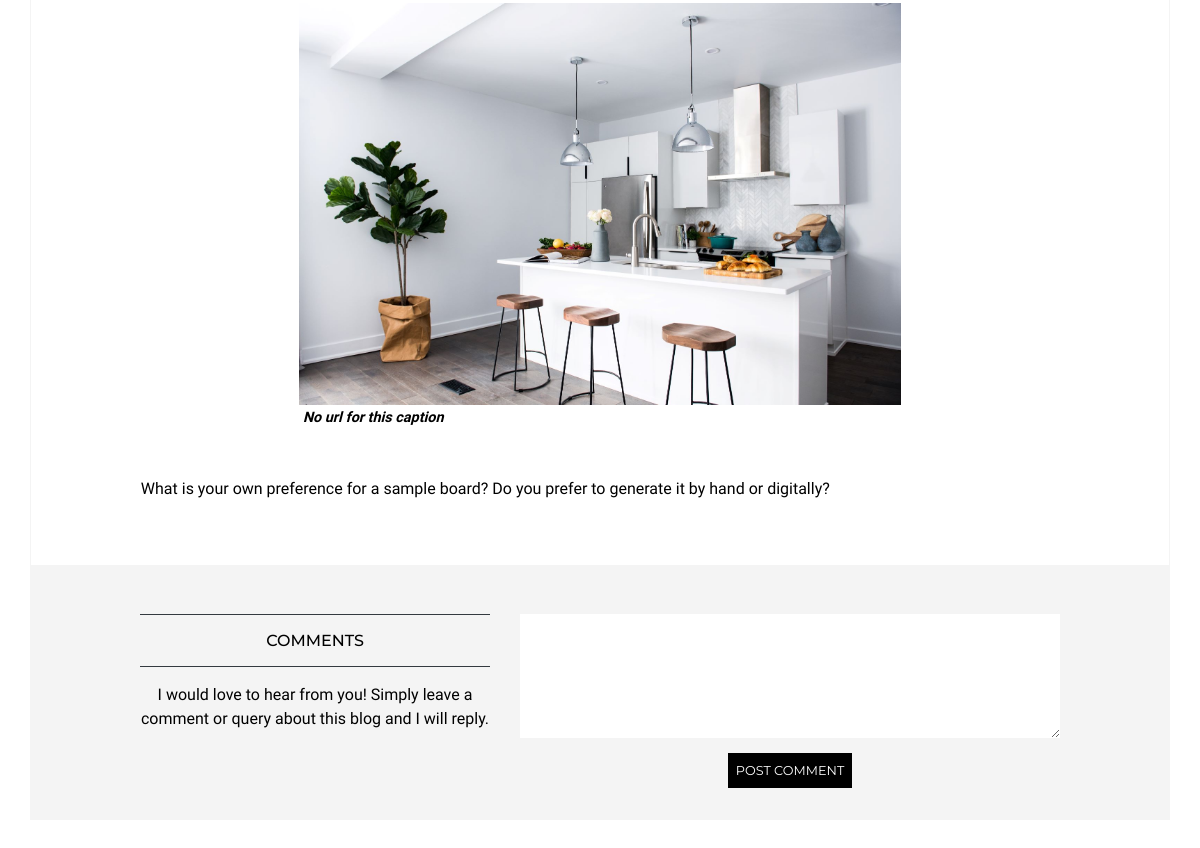
The page /blog/3 (lower part) on the database as committed earlier.
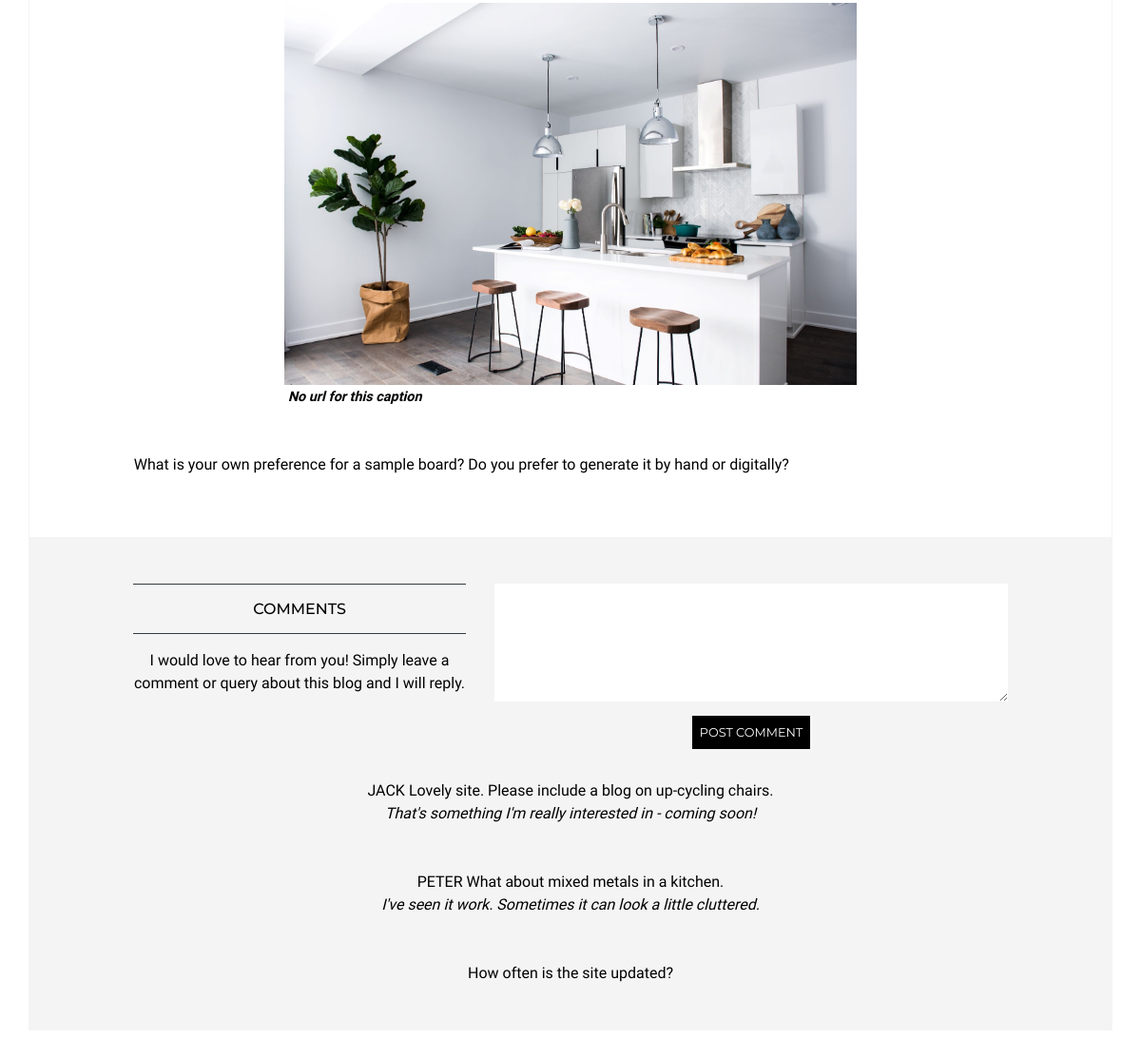
The same page on the database as committed later.
### blog/models.py (models this page shows)
class Section(models.Model):
    blog = models.ForeignKey('Blog', on_delete=models.CASCADE, related_name='sections') #gotta have
    title = models.CharField(max_length=500, blank=True) # char blank
    image = models.ImageField(blank=True) # ?
    caption = models.CharField(max_length=200, blank=True)
    caption_url = models.URLField(max_length=200, blank=True)
    content = models.TextField(blank=True) # text blank

class Comment(models.Model):
    blog = models.ForeignKey('Blog', on_delete=models.CASCADE, related_name='comments')
    date = models.DateField(default=timezone.now)
    name = models.CharField(max_length=30, blank=True)
    content = models.TextField() # don't want this to blank ever
    reply = models.TextField(blank=True)

### blog/views.py (the view)
# urls.py: path('<pk>', views.blog, name='blog'),
def blog(request, pk):
    blog = Blog.objects.get(pk=pk)
    sections = Section.objects.filter(blog=blog)
    comments = Comment.objects.filter(blog=blog)
    context = {'blog': blog, 'sections': sections, 'comments': comments}
    return render(request, 'blog/blog.html', context)

### blog/templates/blog/blog.html (shortened to what this page needs)
{% extends 'base.html' %}
{% load static %}
{% block content%}
<section class="row border-stone">
    <div class="col-12 col-lg-10 offset-lg-1 mb-5">
        {% for section in sections %}
        <div class="mt-5">
            <p>{{ section.content|linebreaks }}</p>
            {% if section.image %}
            <div class="row">
                <div class="col-12 col-md-8 offset-md-2">
                        <img src="{% static 'images/wide.jpg' %}" class="img-fluid" alt="Placeholder image">
                        {% if section.caption_url %}
                        <a href="{{ section.caption_url }}" class="caption pl-md-1">{{ section.caption }}</a>
                        {% else %}
                        <span class="caption pl-md-1">{{ section.caption }}</span>
                        {% endif %}
                </div>
            </div>
            {% endif %}
        </div>
        {% endfor %}
    </div>
</section>
<section class="stone row stone pt-5 mb-5">
    <div class="col-12 col-md-5 col-lg-4 offset-lg-1 text-center">
        <div class="border-top border-bottom border-dark p-2">
            <h2 class="mt-2 font-500 font-1rem">COMMENTS</h2>
        </div>
        <p class="mt-3">I would love to hear from you! Simply leave a comment or query about this blog and I will reply.</p>
    </div>
    <div class="col-12 col-md-7 col-lg-6 text-center">
        <textarea class="border-0 textarea-width" style="width:100%" rows=5></textarea>
        <button class="p-2 m-2">POST COMMENT</button>
    </div>
    <div class="col-12 col-lg-10 offset-lg-1 text-center mt-4">
        {% for comment in comments %}
            <p class="mb-5"><span class="uppercase">{{ comment.name }} </span>{{ comment.content }} <br>
            <span class="italics">{{ comment.reply }}</span></p>
        {% endfor %}
    </div>
</section>
{% endblock %}

Rows that differ between the two databases and show on the page:
added Comment: name "JACK", content "Lovely site. Please include a blog on up-cycling chairs.", reply "That's something I'm really interested in - coming soon!"
added Comment: name "PETER", content "What about mixed metals in a kitchen.", reply "I've seen it work. Sometimes it can look a little cluttered."
added Comment: content "How often is the site updated?"
